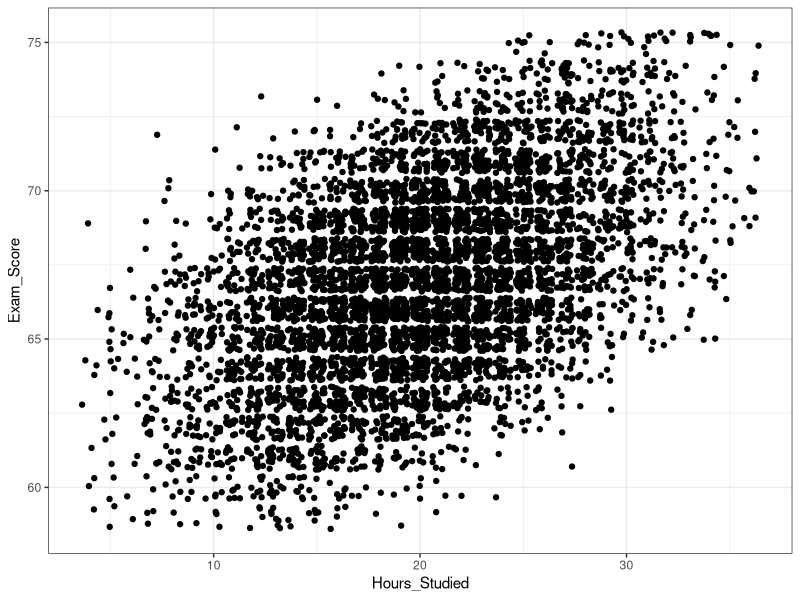
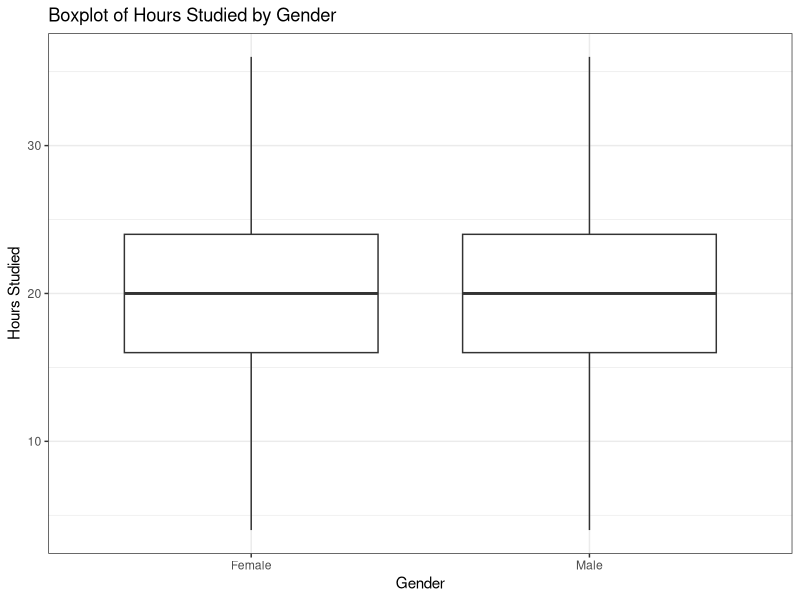
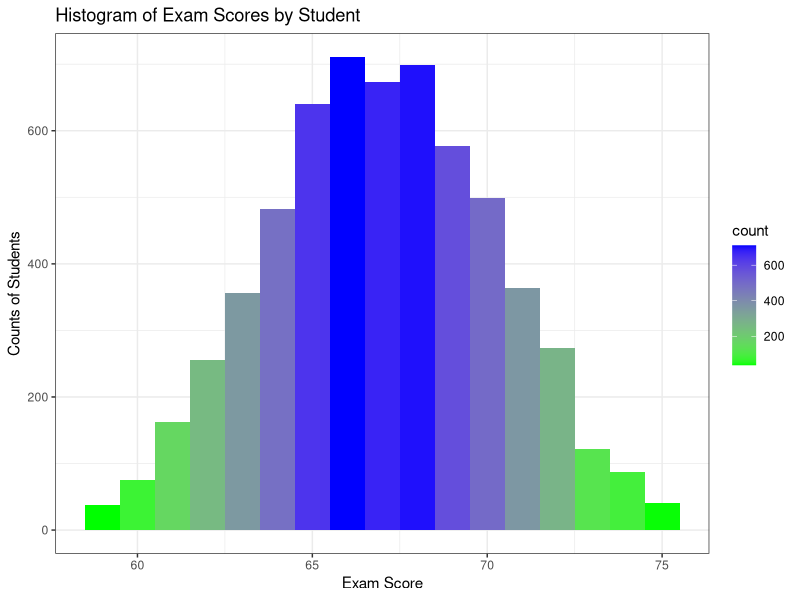

R code for these plots, in order:
## ---- chunk 1
library(knitr)
library(markdown)
library(rmarkdown)
library(tidyverse)
library(lubridate)
library(readxl)
theme_set(theme_bw())
## ---- chunk 2
data <- read_csv("data.csv")
## ---- chunk 3
#Jitter plot for hours studied and exam score
ggplot(data, aes(x = Hours_Studied, y = Exam_Score)) + geom_jitter() 

## ---- chunk 4
# data$Hours_Studied

ggplot(data, aes(x = data$Gender, y = data$Hours_Studied)) + geom_boxplot() +   labs(title = "Boxplot of Hours Studied by Gender", x = "Gender", y = "Hours Studied")
## ---- chunk 5

ggplot(data, aes(x = Exam_Score)) + geom_histogram(binwidth = 1, aes(fill = ..count..)) + scale_fill_gradient(low = "green", high = "blue") + labs(title = "Histogram of Exam Scores by Student", x = "Exam Score" , y = "Counts of Students")

## ---- chunk 6
print("anders er gay")
## ---- chunk 7
print("anders er gay")
## ---- chunk 8
print("anders er gay")
